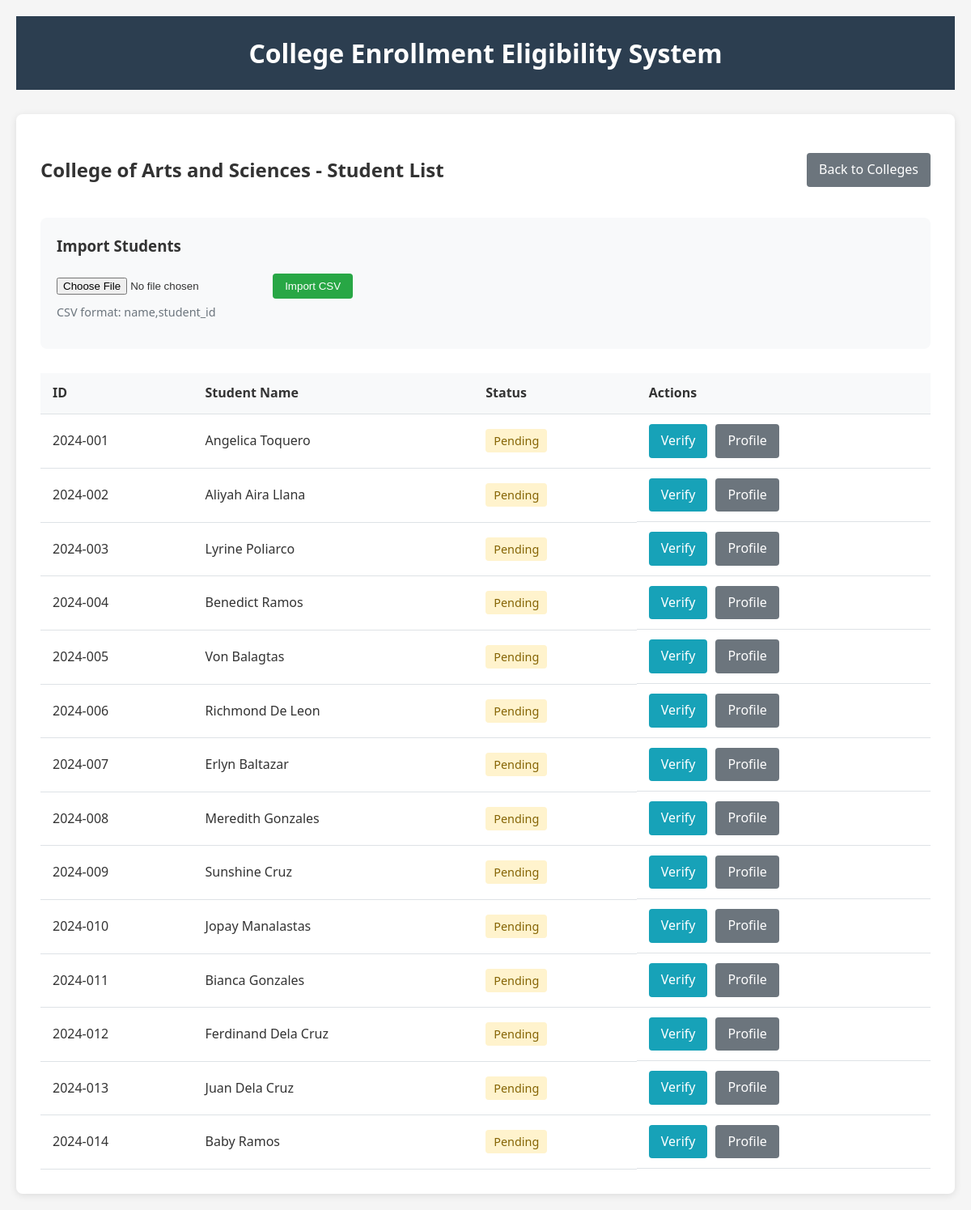
Page /admin/students/2 on the committed database.
### models.py (models this page shows, shortened)
class College(db.Model):
    id = db.Column(db.Integer, primary_key=True)
    name = db.Column(db.String(100), unique=True, nullable=False)
    students = db.relationship('Student', backref='college', lazy=True)

class Student(db.Model):
    id = db.Column(db.Integer, primary_key=True)
    name = db.Column(db.String(100), nullable=False)
    student_id = db.Column(db.String(20), unique=True, nullable=False)
    college_id = db.Column(db.Integer, db.ForeignKey('college.id'), nullable=False)
    is_eligible = db.Column(db.Boolean, default=False)
    physical_exam = db.Column(db.Boolean, default=False)
    vital_signs = db.Column(db.Boolean, default=False)
    vision_test = db.Column(db.Boolean, default=False)
    hearing_test = db.Column(db.Boolean, default=False)
    cbc_test = db.Column(db.Boolean, default=False)
    urinalysis = db.Column(db.Boolean, default=False)
    drug_test = db.Column(db.Boolean, default=False)
    chest_xray = db.Column(db.Boolean, default=False)
    tb_screening = db.Column(db.Boolean, default=False)
    hepatitis_b = db.Column(db.Boolean, default=False)
    mmr = db.Column(db.Boolean, default=False)
    varicella = db.Column(db.Boolean, default=False)
    tdap = db.Column(db.Boolean, default=False)
    meningococcal = db.Column(db.Boolean, default=False)
    covid_vaccine = db.Column(db.Boolean, default=False)
    hiv_test = db.Column(db.Boolean, default=False)

### app.py (the view, shortened to what this page needs)
@app.route('/admin/students/<int:college_id>', methods=['GET', 'POST'])
def admin_student_list(college_id):
    college = College.query.get_or_404(college_id)
    students = Student.query.filter_by(college_id=college_id).all()
    return render_template('admin/student_list.html', college=college, students=students)

### templates/admin/student_list.html
{% extends "base.html" %}
{% block content %}
<div class="student-list-container">
    <div class="header-row">
        <h2>{{ college.name }} - Student List</h2>
        <a href="{{ url_for('admin_home') }}" class="btn back-btn">Back to Colleges</a>
    </div>
    <div class="import-section">
        <h3>Import Students</h3>
        <form method="POST" enctype="multipart/form-data">
            <input type="file" name="file" accept=".csv" required>
            <button type="submit" class="btn import-btn">Import CSV</button>
        </form>
        <p class="hint">CSV format: name,student_id</p>
    </div>
    <table class="student-table">
        <thead>
            <tr>
                <th>ID</th>
                <th>Student Name</th>
                <th>Status</th>
                <th>Actions</th>
            </tr>
        </thead>
        <tbody>
            {% for student in students %}
            <tr>
                <td>{{ student.student_id }}</td>
                <td>{{ student.name }}</td>
                <td>
                    <span class="status {% if student.is_eligible %}eligible{% else %}not-eligible{% endif %}">
                        {% if student.is_eligible %}Eligible{% else %}Pending{% endif %}
                    </span>
                </td>
                <td class="actions">
                    {% if not student.is_eligible %}
                        <a href="{{ url_for('admin_verify_student', student_id=student.id) }}" class="btn verify-btn">Verify</a>
                    {% endif %}
                    <a href="{{ url_for('admin_student_profile', student_id=student.id) }}" class="btn {% if student.is_eligible %}details-btn{% else %}profile-btn{% endif %}">
                        {% if student.is_eligible %}Details{% else %}Profile{% endif %}
                    </a>
                </td>
            </tr>
            {% else %}
            <tr>
                <td colspan="4">No students found. Import students using CSV.</td>
            </tr>
            {% endfor %}
        </tbody>
    </table>
</div>
{% endblock %}

### static/style.css (style rules this page uses)
body { font-family: 'Segoe UI', Tahoma, Geneva, Verdana, sans-serif; line-height: 1.6; color: #333; background-color: #f5f5f5; margin: 0; padding: 0; }
.btn { display: inline-block; padding: 8px 15px; text-decoration: none; border-radius: 4px; font-weight: 500; transition: all 0.3s ease; border: none; cursor: pointer; }
.back-btn { background-color: #6c757d; color: white; }
.import-btn { background-color: #28a745; color: white; margin-left: 10px; }
.verify-btn { background-color: #17a2b8; color: white; }
.profile-btn { background-color: #6c757d; color: white; }
.student-list-container { background-color: white; padding: 30px; border-radius: 8px; box-shadow: 0 2px 10px rgba(0, 0, 0, 0.1); }
.header-row { display: flex; justify-content: space-between; align-items: center; margin-bottom: 20px; }
.import-section { margin-bottom: 30px; padding: 20px; background-color: #f8f9fa; border-radius: 8px; }
.import-section h3 { margin-top: 0; }
.hint { font-size: 0.9em; color: #6c757d; margin-top: 5px; }
.student-table { width: 100%; border-collapse: collapse; }
.student-table th, .student-table td { padding: 12px 15px; text-align: left; border-bottom: 1px solid #dee2e6; }
.student-table th { background-color: #f8f9fa; font-weight: 600; }
.status { padding: 5px 10px; border-radius: 4px; font-weight: 500; font-size: 0.9em; }
.status.not-eligible { background-color: #fff3cd; color: #856404; }
.actions { display: flex; gap: 10px; }

### rows in the picture
College: name "College of Arts and Sciences"
Student: student_id "2024-001", name "Angelica Toquero", is_eligible "Pending"
Student: student_id "2024-002", name "Aliyah Aira Llana", is_eligible "Pending"
Student: student_id "2024-003", name "Lyrine Poliarco", is_eligible "Pending"
Student: student_id "2024-004", name "Benedict Ramos", is_eligible "Pending"
Student: student_id "2024-005", name "Von Balagtas", is_eligible "Pending"
Student: student_id "2024-006", name "Richmond De Leon", is_eligible "Pending"
Student: student_id "2024-007", name "Erlyn Baltazar", is_eligible "Pending"
Student: student_id "2024-008", name "Meredith Gonzales", is_eligible "Pending"
Student: student_id "2024-009", name "Sunshine Cruz", is_eligible "Pending"
Student: student_id "2024-010", name "Jopay Manalastas", is_eligible "Pending"
Student: student_id "2024-011", name "Bianca Gonzales", is_eligible "Pending"
Student: student_id "2024-012", name "Ferdinand Dela Cruz", is_eligible "Pending"
Student: student_id "2024-013", name "Juan Dela Cruz", is_eligible "Pending"
Student: student_id "2024-014", name "Baby Ramos", is_eligible "Pending"
